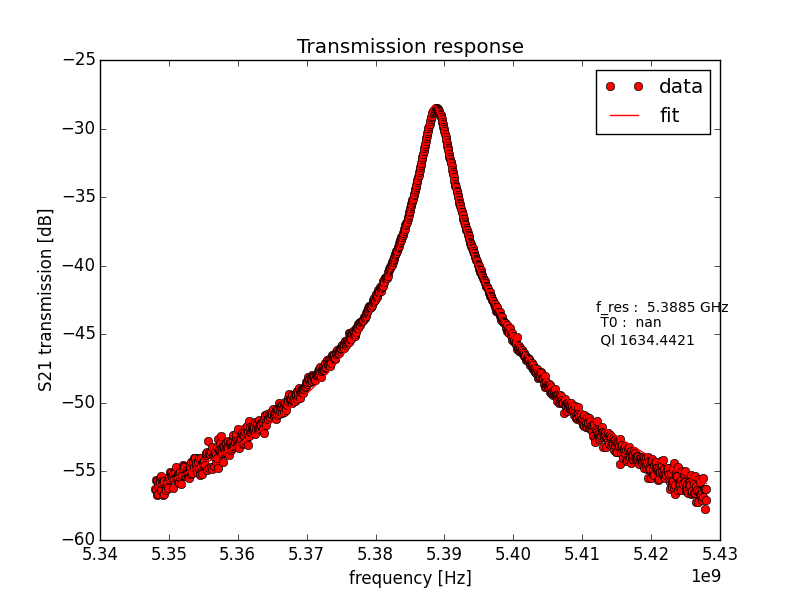

Python code for this plot:
################################
#       DESCRIBTION
################################

#Script that measures the frequency response of a MW hanger and finds the Qc, Qi, fres
#it works as follows:

#you enter a scan_range, span
#first the PNA does a quick scan to find the resonance approximately
#then in a second scan the resonance is detailed measured and fitted




################################
#       DEVELOPMENT NOTES/LOG
################################



################################
#      IMPORTS
################################

import qt
import numpy as np
from numpy import pi, random, arange, size, array, sin, cos, diff, absolute,zeros, sign,ceil,sqrt,absolute
from time import time, sleep, localtime, strftime
#execfile('metagen2D.py')
execfile('metagen3D.py')


from pylab import *
from scipy import *
from scipy import optimize
 

################################
#      VARIABLES
################################

#For internal instrument variables see instruments section

#Independent Variables
max_runtime = None #sec
max_sweeptime = None #sec



f_points =1001
bandwidth=10
power = -30
averages=1

h_1=5.388e9


f_estimate=h_1
span=80.e6

start_f=f_estimate-span/2.
stop_f=f_estimate+span/2.

f_list=np.linspace(start_f,stop_f,f_points)

iteration=1
iteration_list=np.linspace(1,1,iteration)


################################
#      INSTRUMENTS
################################

instlist = qt.instruments.get_instrument_names()
print "Available instruments: "+" ".join(instlist)

if 'pna' not in instlist:
    pna = qt.instruments.create('pna','PNA_N5221A', address='TCPIP::192.168.1.42::INSTR')
if 'var_att' not in instlist:
    var_att=qt.instruments.create('var_att','agilent_var_att', address='TCPIP::192.168.1.113::INSTR')

#Check and load instrument plugins
instlist = qt.instruments.get_instrument_names()
print "Available instruments: "+" ".join(instlist)


pna.reset()
pna.setup(start_frequency=start_f,stop_frequency=stop_f,measurement_format = 'MLOG')
pna.set_power(power)
pna.set_averages(True)
pna.set_resolution_bandwidth(bandwidth)
pna.set_sweeppoints(f_points)


################################
#      DATA INITIALIZATION
################################

#normalization routine
qt.mstart()
#spyview_process(reset=True) #clear old meta-settings

device_name = 'bias_cav_sapph4'
port_type = 'S12'

base_path = 'D:\\data\\Sal\\' + device_name + '\\' + port_type + '\\'

now=localtime()

date_path = str(now.tm_year) + '_' + str(now.tm_mon) + '_' + str(now.tm_mday) + '_______' + str(now.tm_hour) + '.' + str(now.tm_min) + '.' + str(now.tm_sec)

#data struct to optimize scanspeed

#Set up data
filename = 'transmission_characterization'
data = qt.Data(name=filename)
#data.add_coordinate('Frequency (MHz)',size=sweep_points)
#data.add_coordinate('Absolute time [s]')
data.add_coordinate('Frequency (Hz)')
data.add_coordinate('iteration1')
data.add_coordinate('iteration2')
data.add_value('Transmission (dBm)')
data.add_value('f_data [dBm]')
data.add_value('Phase')

data.create_file(datadirs=base_path+date_path+'_____'+filename)
data.copy_file('transmission_characterization.py')

total_path=base_path+date_path+'_____'+filename

spyview_process(reset=True)

########################################
###         MEASUREMENT LOOP
########################################

print 'Start Experiment'

Z_list=[1]

pna.set_power(0)

Y_list = np.linspace(90,70,11)
p_list=[]
for i in Z_list:
    
    new_outermostblockval_flag=True
    #adwin.set_DAC_1(gate)
   
    for Y in Y_list:
        #print magv
        now_time = time()
        time_int = now_time-prev_time
        prev_time = now_time

        var_att.set_var_att(int(Y))
        Y=var_att.get_var_att()
        print Y
        
        ave_list = np.linspace(1,averages,averages)
        #Set Voltage
        #adwin.set_DAC_2(magv)
        #print 'wait to settle'
        #
        qt.msleep(.2)
        #qt.msleep(.2*sweeptime)
        
        #print 'sweep'
        pna.reset_averaging()
        for k in ave_list:
            pna.sweep()
            pna.auto_scale()

        trace=pna.fetch_data(polar=True)
       
        tr2=pna.data_f()
        
        #tr2_parsed = pna.parse_trace(tr2)
        data.add_data_point(f_list, list(Y*ones(len(f_list))),list(i*ones(len(f_list))),trace[0], tr2, np.unwrap(trace[1]))

        data.new_block()
        spyview_process(data,start_f,stop_f,iteration, 1,Y,newoutermostblockval=new_outermostblockval_flag)
        new_outermostblockval_flag=False
        qt.msleep(0.01) #wait 10 usec so save etc
        pna.auto_scale()

        #transmission cavity formula in Schuster's thesis p.51/52
        #format p: p[0]=w0, p[1]=k_out, k_in has to be supplied by hand...
        a=array(tr2)


        f_index = np.where(a==a.max())[0][0]
        print f_index

        f_estimate=f_list[f_index]
        print 'fest ', f_estimate

        T0 =a[f_index]

        max_dB = a.max()

        print 'peak max: ', max_dB, T0

        #transmission cavity formula in Schuster's thesis p.51/52, modified to Rami's type
        #format p: p[0]=w0, p[1]=T0, p[2]=Ql, k_in has to be supplied by hand...

        
        fitfunc_S21 = lambda p,x: 20*np.log10(np.abs(p[1]/(1+2j*p[2]*(x-p[0])/(p[0]))))
        #fitfunc_S21 = lambda p,x: 20*np.log10(np.abs(np.sqrt((k_in*p[1])/(k_in+p[1])))/(1-2j*(x-p[0])/(k_in+p[1]))))
        #fitfunc_S21 = lambda p,x: 20*np.log10(np.abs(2*np.sqrt(k_in*p[1])/(k_in+p[1])/(1-2j*(x-p[0])/(k_in+p[1]))))#(k_in*p[1]/(k_in+p[1])))/(1-2j*(x-p[0])/(k_in+p[1]))))
        
        errfunc = lambda p,x,y: fitfunc_S21(p,x)-y
        p0=[f_estimate,T0,400]
        p1, success = optimize.leastsq(errfunc,p0[:],args=(array(f_list),array(tr2)))

        print Y
        for z in p1:
            print z

        p_list.append([Y,p1])

        plotsave=True
        if(plotsave):
            pylab.plot(f_list,tr2,"ro", f_list,fitfunc_S21(p1,array(f_list)),"r-")


            # Legend the plot
            pylab.title("Transmission response")
            pylab.xlabel("frequency [Hz]")
            pylab.ylabel("S21 transmission [dB]")
            pylab.legend(('data', 'fit'))
     
            ax = pylab.axes()
     
            pylab.text(0.8, 0.5,'f_res :  %.4f GHz \n T0 :  %.1f \n Ql %.4f' % (p1[0]*1e-9,20*np.log10(p1[1]),p1[2]),
                        fontsize=10,
                        horizontalalignment='left',
                        verticalalignment='top',
                        transform=ax.transAxes)

            pylab.savefig(total_path + str(Y) + '.png')
            pylab.close()

    df_list=[]
    Ql_list=[]
    T0_list=[]

    for i in p_list:
        df_list.append(i[1][0])
        T0_list.append(i[1][1])
        Ql_list.append(i[1][2])

    df_list = array(df_list)
    Ql_list = array(Ql_list)
    T0_list = array(T0_list)

    pylab.plot(Y_list,df_list*1e-9)
    pylab.title(date_path + "frequency")
    pylab.xlabel("power")
    pylab.ylabel("frequency [GHz]")
    pylab.savefig(total_path+ 'freq' + '.png')
    pylab.close()

    
    pylab.plot(Y_list,(df_list-df_list[0])*1e-3)
    pylab.title(date_path + "frequency shift")
    pylab.xlabel("power")
    pylab.ylabel("frequency [kHz]")
    pylab.savefig(total_path+ 'freqshift' + '.png')
    pylab.close()


    pylab.plot(Y_list,Ql_list)
    pylab.title(date_path + "loaded Q")
    pylab.xlabel("power")
    pylab.ylabel("loaded Q")
    pylab.savefig(total_path+ 'Ql' + '.png')
    pylab.close()

    pylab.plot(Y_list,T0_list)
    pylab.title(date_path + "T0 (max power)")
    pylab.xlabel("power")
    pylab.ylabel("max transmission")
    pylab.savefig(total_path+ 'T0' + '.png')
    pylab.close()

        
            #pylab.show()            

data.close_file()

#adwin.set_DAC_1(0)
#adwin.set_DAC_2(0)

qt.mend()


#end of experiment routine

